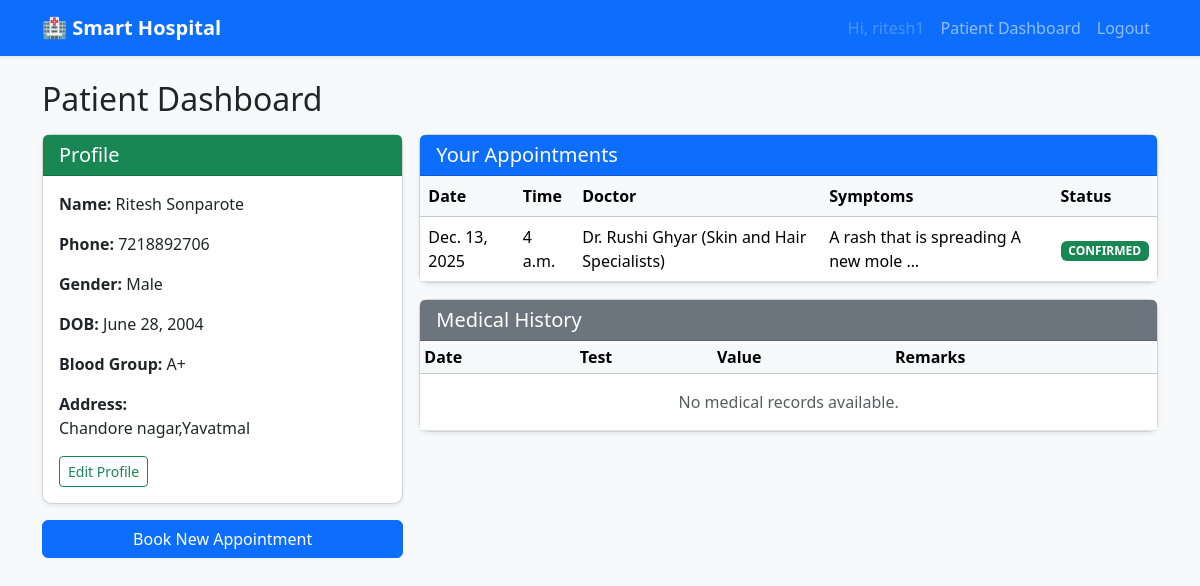
Page /patients/dashboard/ (signed in) on the committed database.
### patients/models.py (models this page shows, shortened)
class Patient(models.Model):
    user = models.OneToOneField(
        User,
        on_delete=models.CASCADE,
        related_name="patient",
    )
    dob = models.DateField(null=True, blank=True)
    gender = models.CharField(max_length=10, blank=True)
    address = models.TextField(blank=True)
    blood_group = models.CharField(max_length=5, blank=True)
    phone = models.CharField(max_length=20, blank=True)

### appointments/models.py (models this page shows, shortened)
class Appointment(models.Model):
    STATUS_CHOICES = [
        ("PENDING", "Pending"),
        ("CONFIRMED", "Confirmed"),
        ("CANCELLED", "Cancelled"),
    ]
    doctor = models.ForeignKey(
        Doctor,
        on_delete=models.CASCADE,
        related_name="appointments",
    )
    patient = models.ForeignKey(
        Patient,
        on_delete=models.CASCADE,
        related_name="appointments",
    )
    date = models.DateField()
    time = models.TimeField()
    symptoms = models.TextField()
    status = models.CharField(max_length=10, choices=STATUS_CHOICES, default="PENDING")
    created_at = models.DateTimeField(auto_now_add=True)

### doctors/models.py (models this page shows, shortened)
class Doctor(models.Model):
    user = models.OneToOneField(
        User,
        on_delete=models.CASCADE,
        related_name="doctor",
    )
    specialization = models.CharField(max_length=100)
    phone = models.CharField(max_length=20, blank=True)
    experience_years = models.PositiveIntegerField(default=0)
    room_no = models.CharField(max_length=20, blank=True)

### patients/views.py (the view)
# urls.py: path("dashboard/", views.patient_dashboard, name="patient_dashboard"),
@login_required
def patient_dashboard(request):
    if not hasattr(request.user, "patient"):
        return redirect("home")
    patient = request.user.patient
    appointments = (
        Appointment.objects.filter(patient=patient)
        .select_related("doctor__user")
        .order_by("-date", "-time")
    )
    history = patient.history.all().order_by("-test_date")
    context = {
        "patient": patient,
        "appointments": appointments,
        "history": history,
    }
    return render(request, "patients/patient_dashboard.html", context)

### patients/templates/patients/patient_dashboard.html (shortened to what this page needs)
{% extends "base.html" %}
{% block content %}
<h2 class="mb-3">Patient Dashboard</h2>
<div class="row g-3">
    <div class="col-md-4">
        <div class="card shadow-sm">
            <div class="card-header bg-success text-white">
                <h5 class="mb-0">Profile</h5>
            </div>
            <div class="card-body">
                <p><strong>Name:</strong> {{ patient.user.first_name }}</p>
                <p><strong>Phone:</strong> {{ patient.phone|default:"-" }}</p>
                <p><strong>Gender:</strong> {{ patient.gender|default:"-" }}</p>
                <p><strong>DOB:</strong> {{ patient.dob|default:"-" }}</p>
                <p><strong>Blood Group:</strong> {{ patient.blood_group|default:"-" }}</p>
                <p><strong>Address:</strong><br>{{ patient.address|linebreaksbr }}</p>
                <a href="{% url 'patient_profile' %}" class="btn btn-outline-success btn-sm">
                    Edit Profile
                </a>
            </div>
        </div>
        <div class="d-grid mt-3">
            <a href="{% url 'book_appointment' %}" class="btn btn-primary">Book New Appointment</a>
        </div>
    </div>
    <div class="col-md-8">
        <div class="card shadow-sm mb-3">
            <div class="card-header bg-primary text-white">
                <h5 class="mb-0">Your Appointments</h5>
            </div>
            <div class="card-body p-0">
                <table class="table mb-0 table-hover align-middle">
                    <thead class="table-light">
                        <tr>
                            <th>Date</th>
                            <th>Time</th>
                            <th>Doctor</th>
                            <th>Symptoms</th>
                            <th>Status</th>
                        </tr>
                    </thead>
                    <tbody>
                        {% for a in appointments %}
                            <tr>
                                <td>{{ a.date }}</td>
                                <td>{{ a.time }}</td>
                                <td>Dr. {{ a.doctor.user.first_name }} ({{ a.doctor.specialization }})</td>
                                <td>{{ a.symptoms|truncatechars:40 }}</td>
                                <td>
                                    <span class="badge
                                        {% if a.status == 'CONFIRMED' %}bg-success{% endif %}
                                    ">
                                        {{ a.status }}
                                    </span>
                                </td>
                            </tr>
                        {% empty %}
                            <tr>
                                <td colspan="5" class="text-center text-muted py-3">
                                    No appointments yet.
                                </td>
                            </tr>
                        {% endfor %}
                    </tbody>
                </table>
            </div>
        </div>
        <div class="card shadow-sm">
            <div class="card-header bg-secondary text-white">
                <h5 class="mb-0">Medical History</h5>
            </div>
            <div class="card-body p-0">
                <table class="table mb-0 table-sm">
                    <thead class="table-light">
                        <tr>
                            <th>Date</th>
                            <th>Test</th>
                            <th>Value</th>
                            <th>Remarks</th>
                        </tr>
                    </thead>
                    <tbody>
                        {% for h in history %}
                            <tr>
                                <td>{{ h.test_date }}</td>
                                <td>{{ h.test_name }}</td>
                                <td>{{ h.test_value }}</td>
                                <td>{{ h.remarks|default:"-" }}</td>
                            </tr>
                        {% empty %}
                            <tr>
                                <td colspan="4" class="text-center text-muted py-3">
                                    No medical records available.
                                </td>
                            </tr>
                        {% endfor %}
                    </tbody>
                </table>
            </div>
        </div>
    </div>
</div>
{% endblock %}

### hospital_project/templates/base.html (shortened to what this page needs)
<!DOCTYPE html>
<html lang="en">
<head>
    <link href="https://cdn.jsdelivr.net/npm/bootstrap@5.3.3/dist/css/bootstrap.min.css" rel="stylesheet">
    <link rel="stylesheet" href="/static/css/style.css">
</head>
<body class="bg-light">
<nav class="navbar navbar-expand-lg navbar-dark bg-primary shadow-sm">
    <div class="container">
        <a class="navbar-brand fw-bold" href="{% url 'home' %}">🏥 Smart Hospital</a>
        <div class="collapse navbar-collapse" id="navbarSupportedContent">
            <ul class="navbar-nav ms-auto mb-2 mb-lg-0">
                {% if user.is_authenticated %}
                    <li class="nav-item">
                        <span class="nav-link disabled">Hi, {{ user.username }}</span>
                    </li>
                    {% if user.patient %}
                        <li class="nav-item">
                            <a class="nav-link" href="{% url 'patient_dashboard' %}">Patient Dashboard</a>
                        </li>
                    {% endif %}
                    <li class="nav-item">
                        <a class="nav-link" href="{% url 'logout' %}">Logout</a>
                    </li>
                {% endif %}
            </ul>
        </div>
    </div>
</nav>
<div class="container py-4">
    {% block content %}{% endblock %}
</div>
</body>
</html>

### static/css/style.css (style rules this page uses)
body { font-family: system-ui, -apple-system, BlinkMacSystemFont, "Segoe UI", sans-serif; }
.card { border-radius: 0.6rem; }
.navbar-brand { font-size: 1.25rem; }

### rows in the picture
Patient: user.first_name "Ritesh Sonparote", phone "7218892706", gender "Male", dob "June 28, 2004", blood_group "A+", address "Chandore nagar,Yavatmal"
Appointment: date "Dec. 13, 2025", time "4 a.m.", doctor.user.first_name "Rushi Ghyar", doctor.specialization "Skin and Hair Specialists", symptoms "A rash that is spreading A new mole …", status "CONFIRMED"

### other values in the picture
{{ user.username }} "ritesh1"
